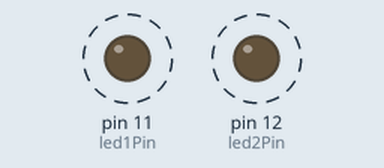
A sketch run on a simulated Arduino Uno, built with avr-gcc and run on an emulated ATmega328P. Shown: output pins drawn as LEDs (lit = HIGH). Dashed ring = blinking.

Above: at 0.2 s.
Timing chart, 0 to 3.0 s (numbered marks = the images above):
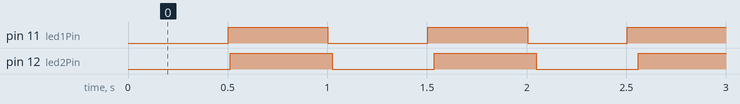

The sketch:

06-independent-leds.ino
```cpp
// basic example to show how we can "fake" asynchronous algorithms where things happen independently of each other.
// this example make use of the millis() function, which returns elapsed milliseconds since the device was powered on.
// we then use "timestamps" to keep track of when the leds toggles, and can from that then determine when they should toggle again.

// the thinking behind the method is as follows:
// how long time since we previously toggled the led? Is it more than the interval we have chosen?
// If so, then toggle the led. Also, set current time as the "timestamp".


unsigned long led1Stamp = 0;
unsigned long led1Interval = 500;


unsigned long led2Stamp = 0;
unsigned long led2Interval = 510;

int led1Pin = 11, led2Pin = 12;

void setup () {
  pinMode(led1Pin, OUTPUT);
  pinMode(led2Pin, OUTPUT);

}

void loop () {
  if(millis() - led1Stamp > led1Interval){
    led1Stamp = millis();

    digitalWrite(led1Pin, !digitalRead(led1Pin));
  }

  if(millis() - led2Stamp > led2Interval){
    led2Stamp = millis();

    digitalWrite(led2Pin, !digitalRead(led2Pin));
  }

}
```

Measured:
- by itself, pin 11 (led1Pin): alternates HIGH for 0.50 s and LOW for 0.50 s
- by itself, pin 12 (led2Pin): alternates HIGH for 0.51 s and LOW for 0.51 s
